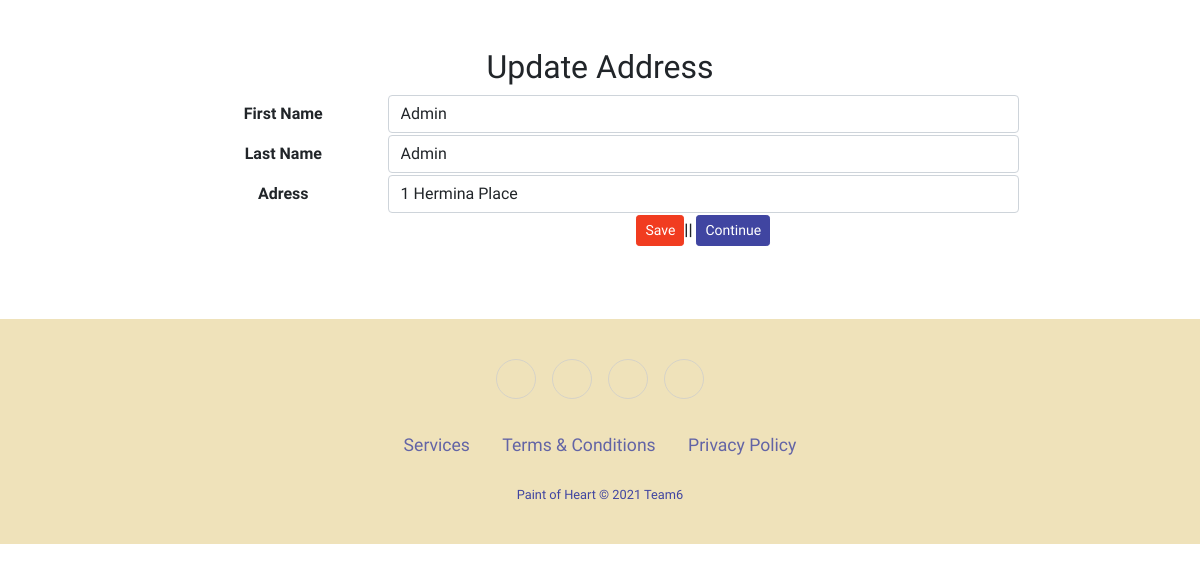
/WF-BackEnd-6_deploy/actions/address_edit.php?userId=2, run on the app's committed database.
### tables this page shows
CREATE TABLE `user` (
  `id` int(11) NOT NULL,
  `f_name` varchar(50) NOT NULL,
  `l_name` varchar(50) NOT NULL,
  `address` varchar(100) NOT NULL,
  `email` varchar(50) NOT NULL,
  `password` varchar(255) NOT NULL,
  `user_state` int(1) NOT NULL DEFAULT 1,
  `user_level` int(1) NOT NULL DEFAULT 0
);

### WF-BackEnd-6_deploy/classes/database.class.php (called while the page is built, shortened)
<?php
Class Database{
    public $host   = "";
    public $user   = "";
    public $pass   = "";
    public $dbname = "";
    public $link;
    private function connectDB(){
    $this->link = new mysqli($this->host, $this->user, $this->pass,
    $this->dbname);
    mysqli_set_charset($this->link, "utf8");
    }
   public function select($query){
     $result = $this->link->query($query) or
      die($this->link->error.__LINE__);
     if($result->num_rows > 0){
       return $result;
     } else {
       return false;
     }
    }
   }
?>

### WF-BackEnd-6_deploy/classes/user.class.php (called while the page is built, shortened)
<?php
  class User{
    private $db;
	 	public function __construct(){
	      $this->db = new Database();
	    }
	 public function getUserById($id){
	 	$query = "SELECT * FROM `user` WHERE `id` = '$id' ";
	 	$selected_row = $this->db->select($query);
	 	return $selected_row;
	 }
 }
?>

### WF-BackEnd-6_deploy/actions/address_edit.php (the view, shortened to what this page needs)
<?php
include '../classes/autoload.php' ;
    $userObj = new User();
if ($_GET['userId']) {
    $id = $_GET['userId'];
    $getData = $userObj->getUserById($id);
    if ($getData) {
        $user = $getData->fetch_assoc();
    } else {
        header("location: user_list.php");
    }
} else {
    header("location: ../home.php");
}
 ?>
<!DOCTYPE html>
<html lang="en">
<head>
    <?php include_once '../components/boot.php';?>
	<link rel="stylesheet" href="../components/style.css">
</head>
<body>
    <div class="grid_10">
    <div class="box round first grid">
        <h2>Update Address</h2>
        <form name="user_edit" method="post" action="">
        <table class="form">
            <tr>
                <td>
                    <label>First Name</label>
                </td>
                <td>
                <input type="text" name="f_name" class="form-control" placeholder="first name" required="" value="<?php echo $user['f_name'] ?>">
                </td>
            </tr>
            <tr>
                <td>
                    <label>Last Name</label>
                </td>
                <td>
                <input type="text" name="l_name" class="form-control" placeholder="last name" required="" value="<?php echo $user['l_name'] ?>">
                </td>
            </tr>
            <tr>
                <td>
                    <label>Adress</label>
                </td>
                <td>
                <input type="text" name="address" class="form-control" placeholder="address" required="" value="<?php echo $user['address'] ?>">
                </td>
            </tr>
                <td></td>
                    <td>
                    <input type="submit" name="submit" class="btn btn-sm save-btn" value="Save">||
                    <input type="submit" name="continue" class="btn btn-sm home-btn" value="Continue">
                    </td>
        </table>
        </form>
    </div>
</div>
<?php include '../components/footer.php';?>
</body>
</html>

### WF-BackEnd-6_deploy/components/style.css (style rules this page uses)
* { font-family: "Martel", serif; }
.home-btn { background-color: #4045a1 !important; border-color: #4045a1; color: white; }
.save-btn { background-color: #f13c20 !important; border-color: #f13c20; color: white; }
html, body { height: 100%; margin: 0; padding: 0; }
.grid_10 { margin-top: 4%; margin-bottom: 4%; padding-bottom: 2%; text-align: center; }
thead, tr, th { font-weight: bold; }
.form { width: 70%; margin-left: 15%; margin-right: 15%; text-align: center; }

### data on the page
user: f_name "Admin", l_name "Admin", address "1 Hermina Place"
